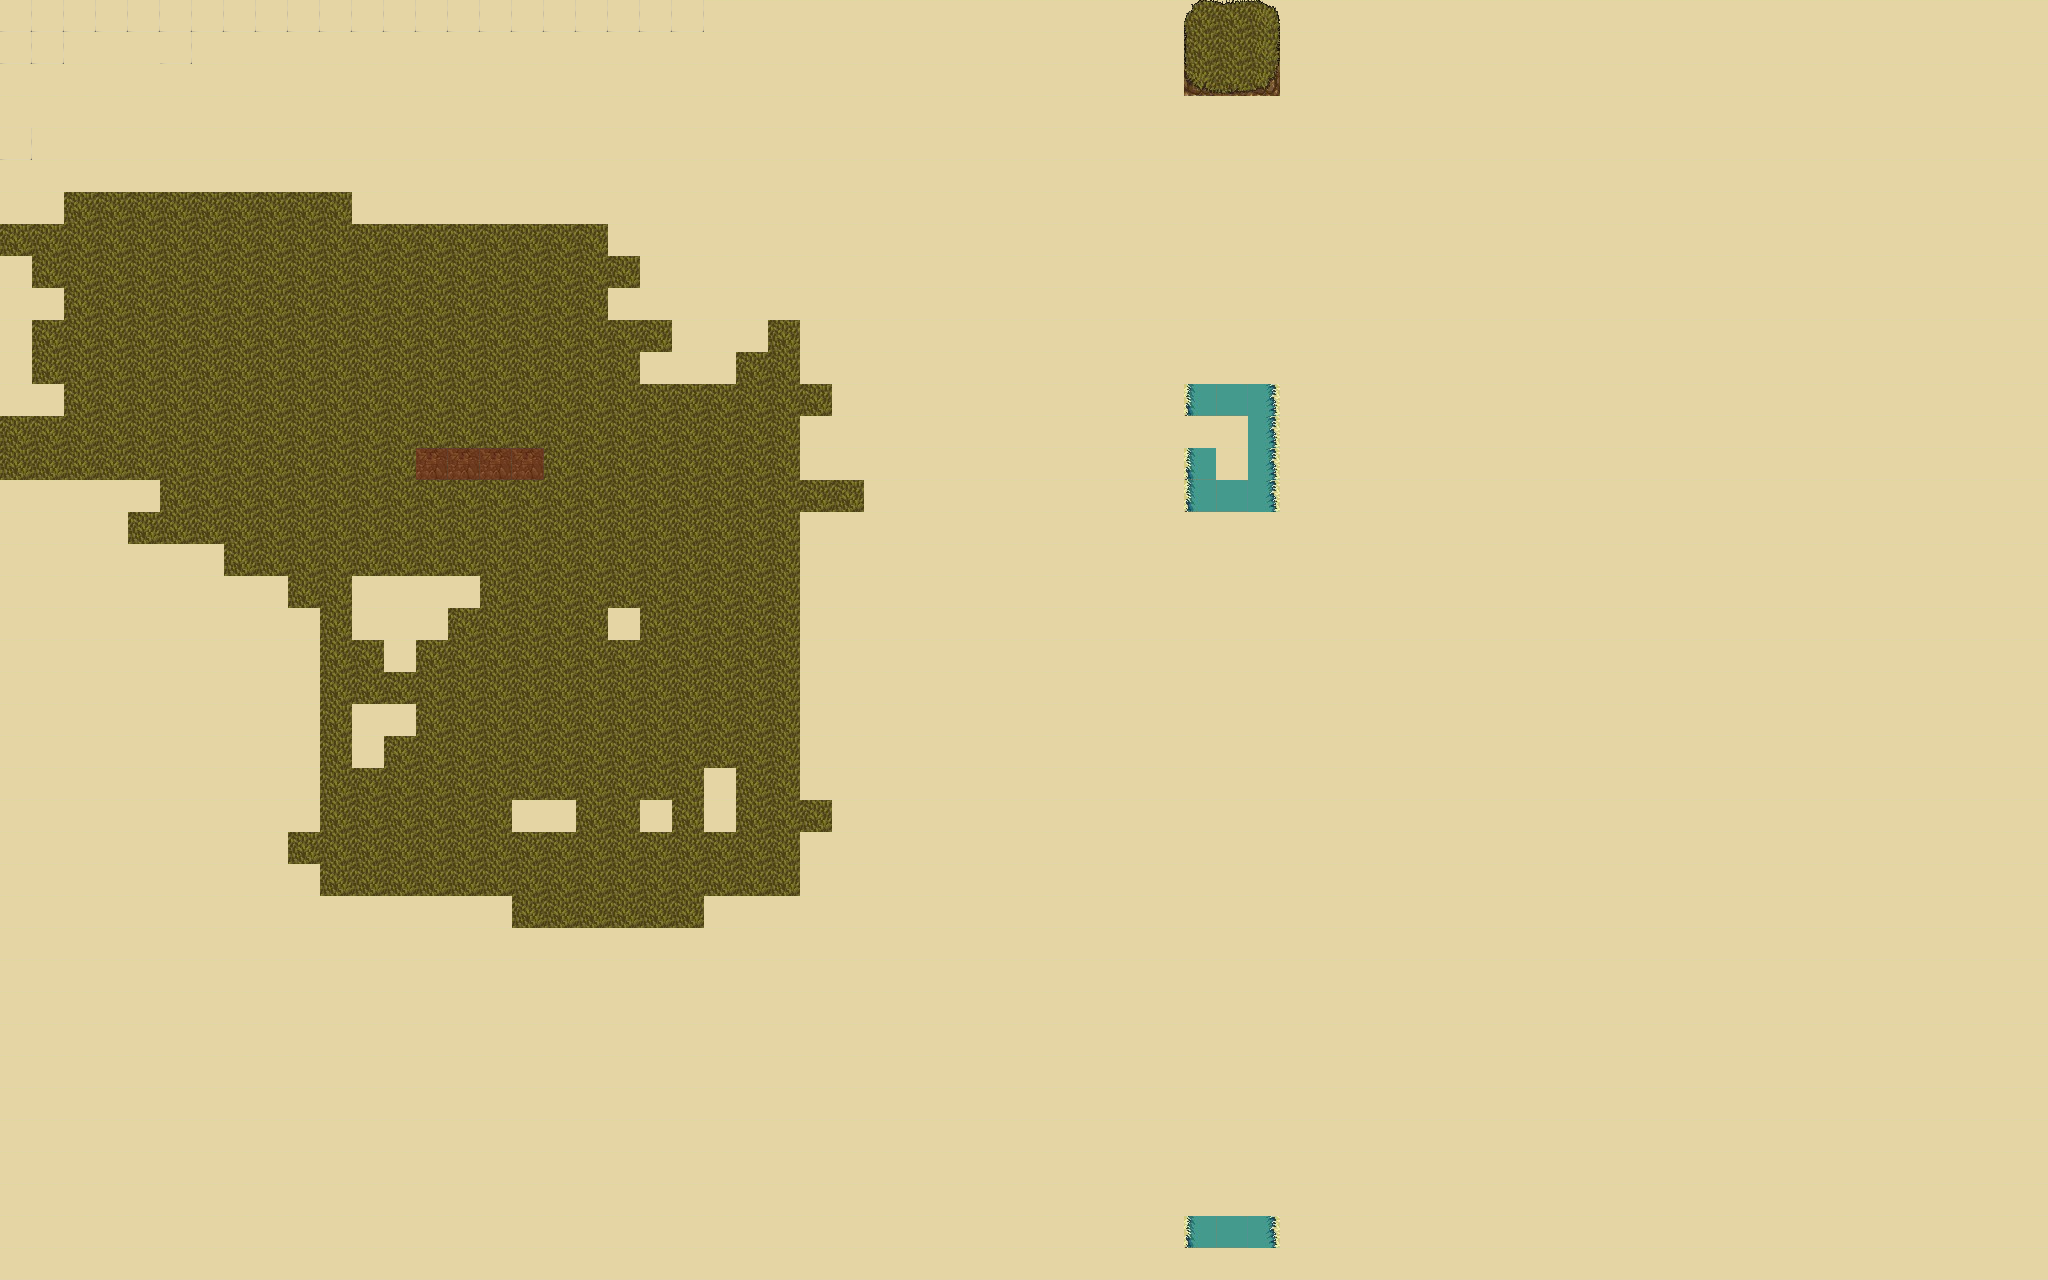

Below is a game level as drawn by its tile map, then a one-line description and the .tmx that defines it (tile-layer data replaced by summaries):
An orthogonal 64x40 tile map with 32x32 px tiles, 3 tile layers (Слой тайлов 3, Слой тайлов 2, Слой тайлов 1).

<map version="1.4" tiledversion="2020.12.18" orientation="orthogonal" renderorder="right-down" width="64" height="40" tilewidth="32" tileheight="32" infinite="0" nextlayerid="6" nextobjectid="1">
 <tileset firstgid="1" name="hyptosis_tile-art-batch-1-removebg" tilewidth="32" tileheight="32" tilecount="900" columns="30">
  <image source="../hyptosis_tile-art-batch-1-removebg.png" width="960" height="960" />
 </tileset>
 <layer id="4" name="Слой тайлов 3" width="64" height="40">
  <data>[2560 cells, 2560 non-empty, 6 distinct tile ids]</data>
 </layer>
 <layer id="3" name="Слой тайлов 2" width="64" height="40">
  <data>[2560 cells, 199 non-empty, 2 distinct tile ids]</data>
 </layer>
 <layer id="1" name="Слой тайлов 1" width="64" height="40">
  <data>[2560 cells, 9 non-empty, 9 distinct tile ids]</data>
 </layer>
</map>
